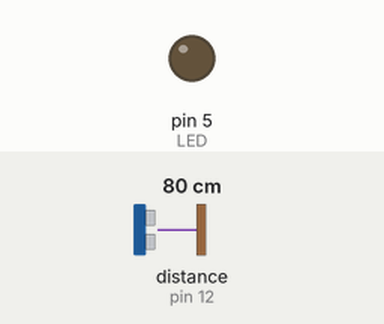
Simulated run of this sketch. Board: Arduino Uno, built with avr-gcc and run on an emulated ATmega328P. On the bench: output pins drawn as LEDs (lit = HIGH). Wiring (inferred from the names in the program): ultrasonic range finder: trigger pin 13; echo pin 12. Inputs (shaded band) come from the test bench; at power-on: distance to the obstacle (sensor on pin 12) 80 cm. The echo pulse lasts 58.3 µs per cm; pins used as bus, display or sensor lines are not drawn.

Above: at 1.2 s.
1.3 s: distance to the obstacle (sensor on pin 12) set to 13 cm
2.8 s: distance to the obstacle (sensor on pin 12) set to 10 cm
At 3.7 s:
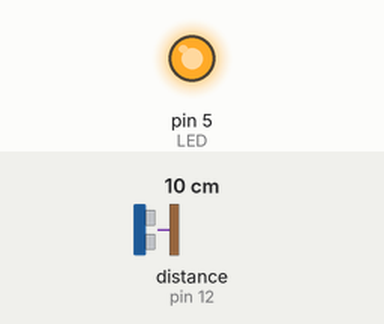
4.3 s: distance to the obstacle (sensor on pin 12) set to 18 cm
At 4.9 s:
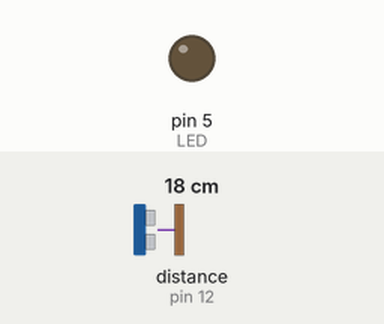
5.8 s: distance to the obstacle (sensor on pin 12) set to 2 cm
At 7.2 s:
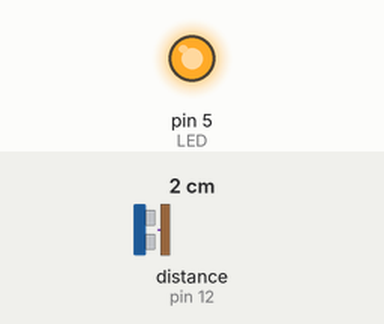
Timing chart, 0 to 8.3 s (numbered marks = the images above; inputs shaded):
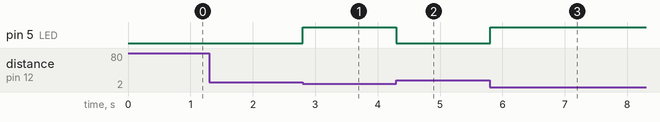

The sketch:

Ultrasonico.ino
```cpp
//#include <SoftwareSerial.h>

int TRIG = 13; // El puerto TRIG del sensor está conectado al pin 13
int ECHO = 12; // El puerto ECHO del sensor está conectado al pin 12
int LED = 5;   // Led conectado con el pin 5
int duracion = 0;
int distancia = 0;

//SoftwareSerial miBT(10,11);

void setup()
{
  pinMode(TRIG,OUTPUT); // Pin TRIG configurado como salida
  pinMode(ECHO,INPUT); //  Pin TRIG configurado como entrada

  pinMode(LED,OUTPUT); // Pin LED configurado como salida


  //Serial.begin(9600);

  //Serial.println("Modulo Bluetooth Conectado");

  //miBT.begin(38400);
}

void loop()
{

  //if(miBT.available()){      // lee BT y envia a Arduino
    //Serial.write(miBT.read());
  //}

  /*if(Serial.available()){    // lee Arduino y envia a BT
    //miBT.write(Serial.read());
  }
  */

  // Tiempo de envío y recepción
  digitalWrite(TRIG, HIGH);
  delayMicroseconds(1);
  digitalWrite(TRIG, LOW);
  delayMicroseconds(1);

  duracion = pulseIn (ECHO,HIGH);
      distancia = duracion/58.2;

  Serial.println(distancia);
  Serial.println("cm");


  if (distancia <= 10){
    digitalWrite(LED, HIGH);
    Serial.println("Encendido");

  }
  else if(distancia > 10){
    digitalWrite(LED,LOW);
    Serial.println("Apagado");
  }

}
```

Measured:
- the behaviour switches between 12 and 11 cm on distance to the obstacle (sensor on pin 12) (found by bisection; images 0 and 1)
- after the input at 1.3 s, every drawn part: stays the same
- after the input at 2.8 s, pin 5 (LED): LOW → HIGH at once
- after the input at 4.3 s, pin 5 (LED): HIGH → LOW at once
- after the input at 5.8 s, pin 5 (LED): LOW → HIGH at once
